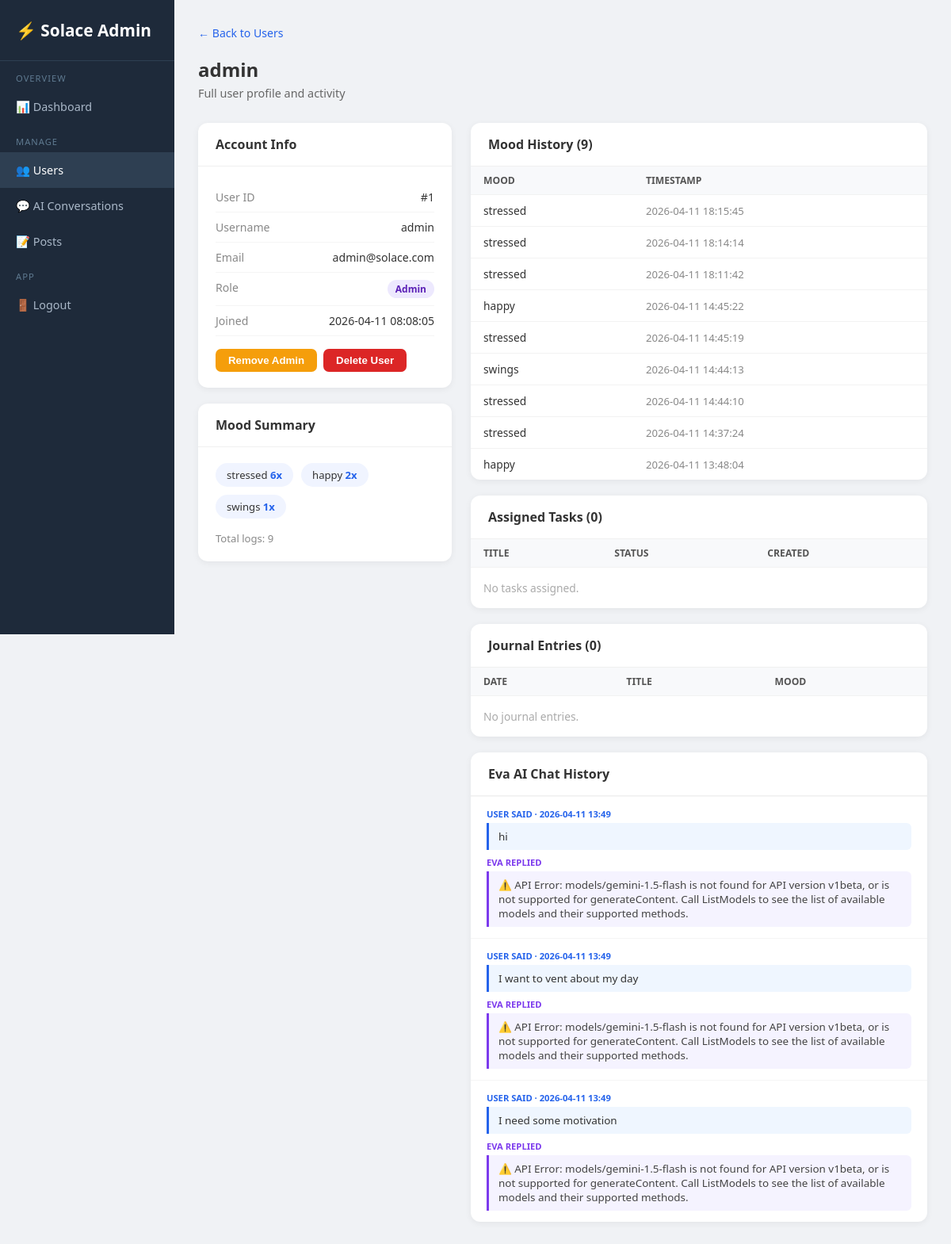
Before: /admin/users/1 (signed in) with the older database file.
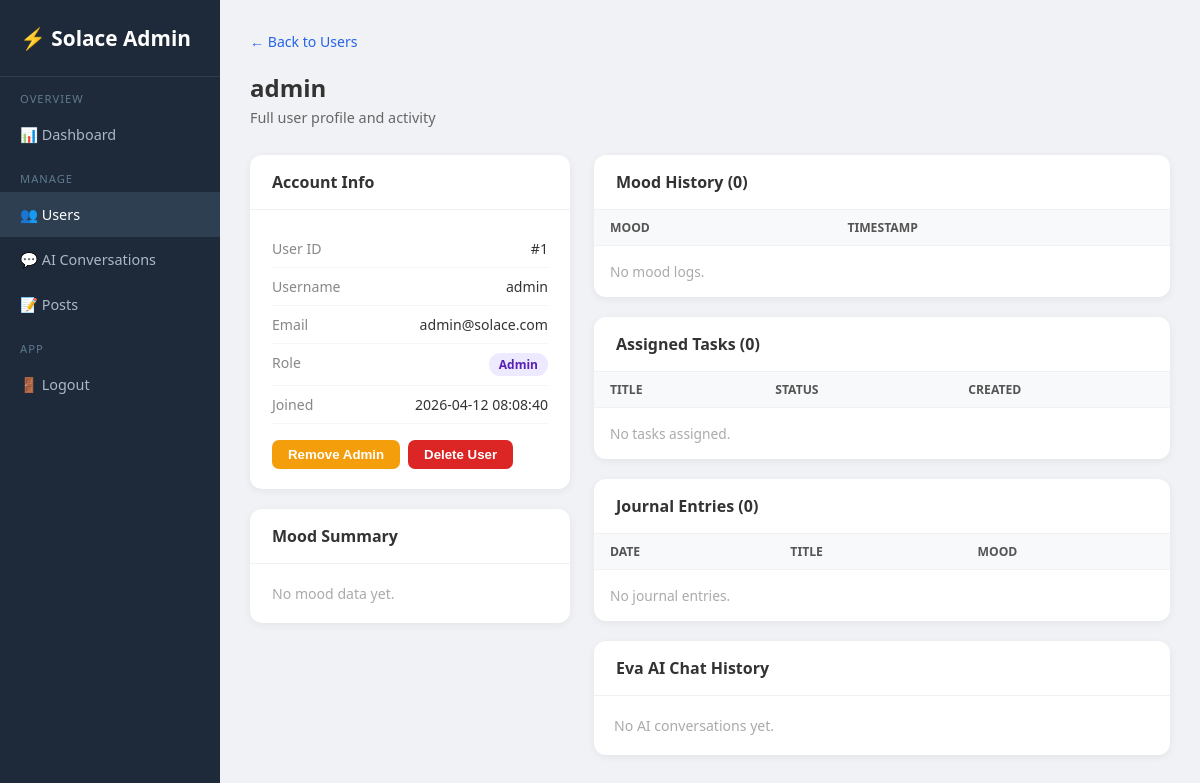
After: the same page with the newer database file.
### tables this page shows
CREATE TABLE users (
                id         INTEGER PRIMARY KEY AUTOINCREMENT,
                username   TEXT UNIQUE NOT NULL,
                email      TEXT NOT NULL,
                password   TEXT NOT NULL,
                is_admin   INTEGER DEFAULT 0,
                created_at DATETIME DEFAULT CURRENT_TIMESTAMP
            );

CREATE TABLE mood_logs (
                id        INTEGER PRIMARY KEY AUTOINCREMENT,
                user_id   INTEGER NOT NULL REFERENCES users(id),
                mood      TEXT NOT NULL,
                timestamp DATETIME DEFAULT CURRENT_TIMESTAMP
            );

CREATE TABLE chat_history (
                id           INTEGER PRIMARY KEY AUTOINCREMENT,
                session_id   TEXT,
                user_id      INTEGER REFERENCES users(id),
                user_message TEXT,
                ai_response  TEXT,
                timestamp    DATETIME DEFAULT CURRENT_TIMESTAMP
            );

### app.py (the view)
@app.route("/admin/users/<int:uid>")
@admin_required
def admin_user_detail(uid: int) -> Any:
    with get_db() as conn:
        user = conn.execute("SELECT * FROM users WHERE id=?", (uid,)).fetchone()
        if not user:
            flash("User not found.")
            return redirect(url_for("admin_users"))
        moods    = conn.execute("SELECT mood, timestamp FROM mood_logs WHERE user_id=? ORDER BY timestamp DESC", (uid,)).fetchall()
        journals = conn.execute("SELECT date, title, mood FROM journals WHERE user_id=? ORDER BY date DESC", (uid,)).fetchall()
        tasks    = conn.execute("SELECT title, status, task_date FROM tasks WHERE user_id=? ORDER BY created_at DESC", (uid,)).fetchall()
        ai_chats = conn.execute("SELECT user_message, ai_response, timestamp FROM chat_history WHERE user_id=? ORDER BY timestamp DESC LIMIT 20", (uid,)).fetchall()
    mood_counts: dict[str, int] = {}
    for r in moods:
        mood_counts[r["mood"]] = mood_counts.get(r["mood"], 0) + 1
    return render_template("admin/user_detail.html",
                           user=user, moods=moods, mood_counts=mood_counts,
                           journals=journals, tasks=tasks, ai_chats=ai_chats)

### app.py (called while the page is built)
def get_db() -> sqlite3.Connection:
    conn = sqlite3.connect("database.db")
    conn.row_factory = sqlite3.Row
    return conn

def admin_required(f: Any) -> Any:
    @wraps(f)
    def dec(*args: Any, **kwargs: Any) -> Any:
        if "user_id" not in session or not session.get("is_admin"):
            flash("Admin access required.")
            return redirect(url_for("login_page"))
        return f(*args, **kwargs)
    return dec

### templates/admin/user_detail.html (shortened to what this page needs)
<!DOCTYPE html>
<html lang="en">
<head>
</head>
<body>
<div class="sidebar">
  <div class="logo">⚡ Solace Admin</div>
  <nav>
        <div class="section-label">Overview</div>
    <a href="/admin">📊 Dashboard</a>
    <div class="section-label">Manage</div>
    <a href="/admin/users" class="active">👥 Users</a>
    <a href="/admin/chats">💬 AI Conversations</a>
    <a href="/admin/posts">📝 Posts</a>
    <div class="section-label">App</div>
    <a href="/logout">🚪 Logout</a>
  </nav>
</div>
<div class="main">
  <a href="/admin/users" class="back-link">← Back to Users</a>
  <div class="page-title">{{ user.username }}</div>
  <div class="page-sub">Full user profile and activity</div>
  <div class="grid">
    <div>
      <div class="card" style="margin-bottom:20px">
        <div class="card-header">Account Info</div>
        <div class="card-body">
          <div class="info-row"><span class="label">User ID</span><span>#{{ user.id }}</span></div>
          <div class="info-row"><span class="label">Username</span><span>{{ user.username }}</span></div>
          <div class="info-row"><span class="label">Email</span><span>{{ user.email }}</span></div>
          <div class="info-row">
            <span class="label">Role</span>
            <span class="badge {{ 'admin' if user.is_admin else 'user' }}">{{ 'Admin' if user.is_admin else 'User' }}</span>
          </div>
          <div class="info-row"><span class="label">Joined</span><span>{{ user.created_at }}</span></div>
          <div class="actions">
            <form method="POST" action="/admin/users/{{ user.id }}/toggle-admin">
              <button type="submit" class="btn btn-yellow">
                {{ 'Remove Admin' if user.is_admin else 'Make Admin' }}
              </button>
            </form>
            <form method="POST" action="/admin/users/{{ user.id }}/delete"
                  onsubmit="return confirm('Delete this user permanently?')">
              <button type="submit" class="btn btn-red">Delete User</button>
            </form>
          </div>
        </div>
      </div>
      <div class="card">
        <div class="card-header">Mood Summary</div>
        <div class="card-body">
          {% if mood_counts %}
            <div class="mood-bar">
              {% for mood, count in mood_counts.items() %}
              <div class="mood-chip">{{ mood }} <span>{{ count }}x</span></div>
              {% endfor %}
            </div>
            <div style="font-size:0.82rem;color:#888">Total logs: {{ moods|length }}</div>
          {% else %}
            <div style="color:#aaa;font-size:0.88rem">No mood data yet.</div>
          {% endif %}
        </div>
      </div>
    </div>
    <div>
      <div class="card" style="margin-bottom:20px">
        <div class="card-header">Mood History ({{ moods|length }})</div>
        <table>
          <thead><tr><th>Mood</th><th>Timestamp</th></tr></thead>
          <tbody>
            {% for m in moods %}
            <tr>
              <td>{{ m.mood }}</td>
              <td style="color:#888;font-size:0.82rem">{{ m.timestamp }}</td>
            </tr>
            {% else %}
            <tr><td colspan="2" style="color:#aaa;padding:16px">No mood logs.</td></tr>
            {% endfor %}
          </tbody>
        </table>
      </div>
      <div class="card">
        <div class="card-header">Assigned Tasks ({{ tasks|length }})</div>
        <table>
          <thead><tr><th>Title</th><th>Status</th><th>Created</th></tr></thead>
          <tbody>
            {% for t in tasks %}
            <tr>
              <td>{{ t.title }}</td>
              <td><span class="badge {{ t.status }}">{{ t.status }}</span></td>
              <td style="color:#888;font-size:0.82rem">{{ t.created_at }}</td>
            </tr>
            {% else %}
            <tr><td colspan="3" style="color:#aaa;padding:16px">No tasks assigned.</td></tr>
            {% endfor %}
          </tbody>
        </table>
      </div>
      <div class="card" style="margin-bottom:20px;margin-top:20px">
        <div class="card-header">Journal Entries ({{ journals|length }})</div>
        <table>
          <thead><tr><th>Date</th><th>Title</th><th>Mood</th></tr></thead>
          <tbody>
            {% for j in journals %}
            <tr>
              <td style="color:#888;font-size:0.82rem">{{ j.date }}</td>
              <td>{{ j.title or 'Untitled' }}</td>
              <td>{{ j.mood.capitalize() if j.mood else '—' }}</td>
            </tr>
            {% else %}
            <tr><td colspan="3" style="color:#aaa;padding:16px">No journal entries.</td></tr>
            {% endfor %}
          </tbody>
        </table>
      </div>
      <div class="card">
        <div class="card-header">Eva AI Chat History</div>
        {% if ai_chats %}
          {% for c in ai_chats %}
          <div style="padding:14px 20px;border-top:1px solid #f5f5f5">
            <div style="font-size:0.7rem;font-weight:700;color:#2563eb;text-transform:uppercase;margin-bottom:4px">User said · {{ (c.timestamp or '')[:16] }}</div>
            <div style="background:#EFF6FF;border-left:3px solid #2563eb;padding:8px 12px;border-radius:0 6px 6px 0;font-size:0.84rem;margin-bottom:8px">{{ c.user_message }}</div>
            <div style="font-size:0.7rem;font-weight:700;color:#7c3aed;text-transform:uppercase;margin-bottom:4px">Eva replied</div>
            <div style="background:#F5F3FF;border-left:3px solid #7c3aed;padding:8px 12px;border-radius:0 6px 6px 0;font-size:0.84rem;color:#444">{{ c.ai_response }}</div>
          </div>
          {% endfor %}
        {% else %}
          <div style="padding:20px;color:#aaa;font-size:0.88rem">No AI conversations yet.</div>
        {% endif %}
      </div>
    </div>
  </div>
</div>
</body>
</html>

### templates/admin/user_detail.html (style rules this page uses)
* { box-sizing: border-box; margin: 0; padding: 0; }
body { font-family: 'Segoe UI', sans-serif; background: #f0f2f5; color: #333; }
.sidebar { width: 220px; position: fixed; top: 0; left: 0; height: 100vh; background: #1e2a3a; color: #cdd9e5; display: flex; flex-direction: column; }
.sidebar .logo { padding: 24px 20px; font-size: 1.3rem; font-weight: 700; color: #fff; border-bottom: 1px solid #2e3f52; }
.sidebar nav a { display: block; padding: 13px 20px; color: #aab8c8; text-decoration: none; font-size: 0.9rem; }
.sidebar nav a:hover, .sidebar nav a.active { background: #2e3f52; color: #fff; }
.sidebar nav .section-label { padding: 14px 20px 6px; font-size: 0.7rem; text-transform: uppercase; letter-spacing: 1px; color: #5f7a90; }
.main { margin-left: 220px; padding: 30px; }
.page-title { font-size: 1.5rem; font-weight: 700; margin-bottom: 4px; }
.page-sub { color: #666; font-size: 0.9rem; margin-bottom: 28px; }
.grid { display: grid; grid-template-columns: 320px 1fr; gap: 24px; }
.card { background: #fff; border-radius: 12px; box-shadow: 0 2px 8px rgba(0,0,0,.06); overflow: hidden; }
.card-header { padding: 16px 22px; font-weight: 600; border-bottom: 1px solid #f0f0f0; }
.card-body { padding: 20px 22px; }
.info-row { display: flex; justify-content: space-between; padding: 9px 0; border-bottom: 1px solid #f5f5f5; font-size: 0.88rem; }
.info-row .label { color: #888; }
table { width: 100%; border-collapse: collapse; font-size: 0.86rem; }
th { background: #f8f9fb; padding: 9px 16px; text-align: left; font-weight: 600; color: #555; font-size: 0.76rem; text-transform: uppercase; }
td { padding: 10px 16px; border-top: 1px solid #f2f2f2; }
.badge { display: inline-block; padding: 3px 10px; border-radius: 20px; font-size: 0.75rem; font-weight: 600; }
.badge.admin { background: #ede9fe; color: #5b21b6; }
.back-link { display: inline-block; margin-bottom: 20px; color: #2563eb; text-decoration: none; font-size: 0.88rem; }
.actions { display: flex; gap: 8px; margin-top: 16px; }
.btn { padding: 7px 16px; border-radius: 7px; border: none; cursor: pointer; font-weight: 600; font-size: 0.83rem; }
.btn-yellow { background: #f59e0b; color: #fff; }
.btn-red { background: #dc2626; color: #fff; }

Changed rows visible on the page:
removed mood_logs: mood "stressed", count "6", timestamp "2026-04-11 18:15:45"
removed mood_logs: mood "happy", count "2", timestamp "2026-04-11 14:45:22"
removed mood_logs: mood "swings", user "1", timestamp "2026-04-11 14:44:13"
removed mood_logs: mood "stressed", timestamp "2026-04-11 18:14:14"
removed mood_logs: mood "stressed", timestamp "2026-04-11 18:11:42"
removed mood_logs: mood "stressed", timestamp "2026-04-11 14:45:19"
removed mood_logs: mood "stressed", timestamp "2026-04-11 14:44:10"
removed mood_logs: mood "stressed", timestamp "2026-04-11 14:37:24"
removed mood_logs: mood "happy", timestamp "2026-04-11 13:48:04"
removed chat_history: timestamp "2026-04-11 13:49", user_message "hi", ai_response "⚠️ API Error: models/gemini-1.5-flash is not found for API version v1beta, or is not supported for generateContent. Call ListModels to see the list of available models and their supported methods."
removed chat_history: timestamp "2026-04-11 13:49", user_message "I want to vent about my day", ai_response "⚠️ API Error: models/gemini-1.5-flash is not found for API version v1beta, or is not supported for generateContent. Call ListModels to see the list of available models and their supported methods."
removed chat_history: timestamp "2026-04-11 13:49", user_message "I need some motivation", ai_response "⚠️ API Error: models/gemini-1.5-flash is not found for API version v1beta, or is not supported for generateContent. Call ListModels to see the list of available models and their supported methods."
changed users "admin": created_at "2026-04-11 08:08:05" → "2026-04-12 08:08:40"
Other visible differences:
{{ moods|length }}: "9" → "0"
{{ moods|length }}: "9" → (not shown)
text no longer shown: "Total logs:"
text now shown: "No mood data yet. No mood logs. No AI conversations yet."
